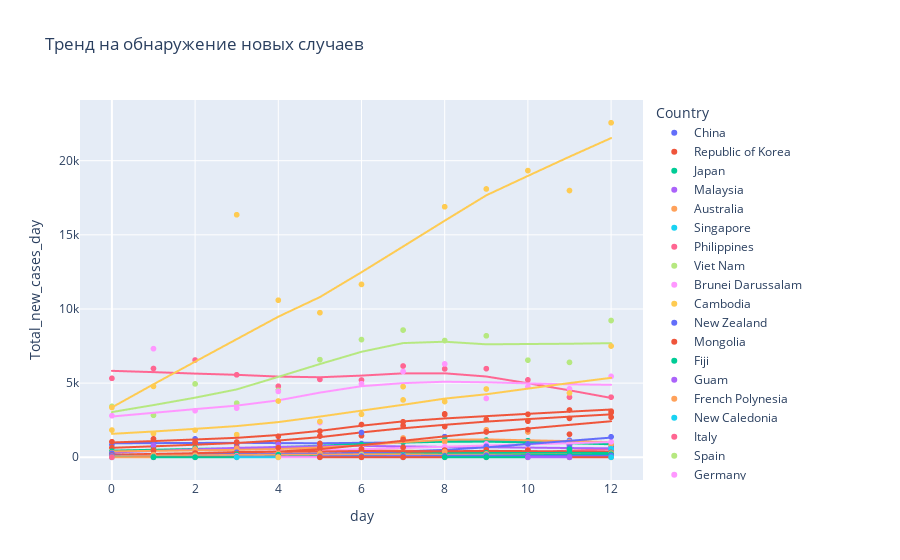

The notebook cell saved with this chart:
### Code cell
fig = px.scatter(dataset,x='day',y='Total_new_cases_day', color="Country", trendline="lowess",title = "Тренд на обнаружение новых случаев")
fig.show()
